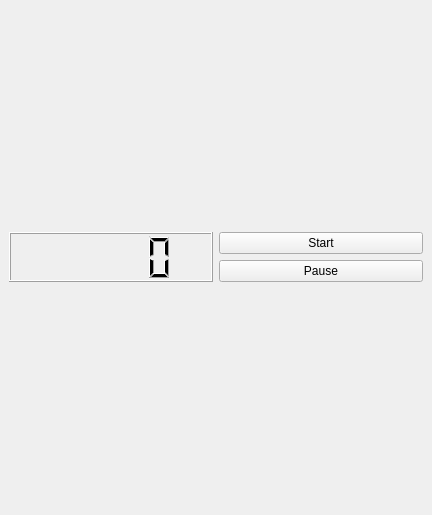
<?xml version="1.0" encoding="UTF-8"?>
<ui version="4.0">
 <class>MainWindow</class>
 <widget class="QMainWindow" name="MainWindow">
  <property name="geometry">
   <rect>
    <x>0</x>
    <y>0</y>
    <width>432</width>
    <height>515</height>
   </rect>
  </property>
  <property name="windowTitle">
   <string>MainWindow</string>
  </property>
  <widget class="QWidget" name="centralwidget">
   <layout class="QVBoxLayout" name="verticalLayout_2">
    <item>
     <layout class="QGridLayout" name="gridLayout">
      <item row="0" column="1">
       <widget class="QPushButton" name="startButton">
        <property name="text">
         <string>Start</string>
        </property>
       </widget>
      </item>
      <item row="1" column="1">
       <widget class="QPushButton" name="pauseButton">
        <property name="text">
         <string>Pause</string>
        </property>
       </widget>
      </item>
      <item row="0" column="0" rowspan="2">
       <widget class="QLCDNumber" name="scoreDisplay"/>
      </item>
     </layout>
    </item>
   </layout>
  </widget>
 </widget>
 <resources/>
 <connections/>
</ui>
